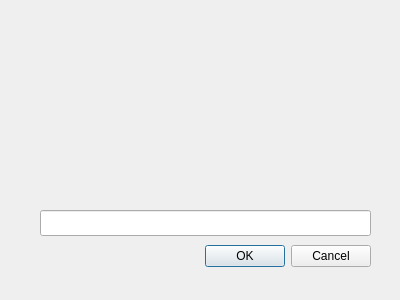
<?xml version="1.0" encoding="UTF-8"?>
<ui version="4.0">
 <class>Dialog</class>
 <widget class="QDialog" name="Dialog">
  <property name="geometry">
   <rect>
    <x>0</x>
    <y>0</y>
    <width>400</width>
    <height>300</height>
   </rect>
  </property>
  <property name="windowTitle">
   <string>Dialog</string>
  </property>
  <widget class="QDialogButtonBox" name="buttonBox">
   <property name="geometry">
    <rect>
     <x>30</x>
     <y>240</y>
     <width>341</width>
     <height>32</height>
    </rect>
   </property>
   <property name="orientation">
    <enum>Qt::Horizontal</enum>
   </property>
   <property name="standardButtons">
    <set>QDialogButtonBox::Cancel|QDialogButtonBox::Ok</set>
   </property>
  </widget>
  <widget class="QLineEdit" name="lineEdit_password">
   <property name="geometry">
    <rect>
     <x>40</x>
     <y>210</y>
     <width>331</width>
     <height>26</height>
    </rect>
   </property>
  </widget>
 </widget>
 <resources/>
 <connections>
  <connection>
   <sender>buttonBox</sender>
   <signal>accepted()</signal>
   <receiver>Dialog</receiver>
   <slot>accept()</slot>
   <hints>
    <hint type="sourcelabel">
     <x>248</x>
     <y>254</y>
    </hint>
    <hint type="destinationlabel">
     <x>157</x>
     <y>274</y>
    </hint>
   </hints>
  </connection>
  <connection>
   <sender>buttonBox</sender>
   <signal>rejected()</signal>
   <receiver>Dialog</receiver>
   <slot>reject()</slot>
   <hints>
    <hint type="sourcelabel">
     <x>316</x>
     <y>260</y>
    </hint>
    <hint type="destinationlabel">
     <x>286</x>
     <y>274</y>
    </hint>
   </hints>
  </connection>
 </connections>
</ui>
